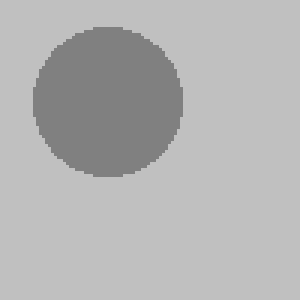
#> input picture asn1/images/test4.bmp, 100 x 100 px (shown 3 times larger)
$ jupyter execute Convolution.ipynb   (shell and % lines are left out)   (Python 2 division)   (older library calls are emulated)
#> lines starting #> are read from the running program, lines starting #| are printed output that depends on the picture; after the words box and inside, x2 and y2 are one past the last pixel; in counts of white or black regions, pixels touching at a corner belong together; long printed decimals are rounded
[cell 1]
import numpy as np
import matplotlib
import matplotlib.image as image
import matplotlib.pyplot as plt
from skimage import img_as_ubyte
from skimage.color import rgb2grey
                     # NOTE: all "magic" options for backend plotting are: inline, notebook, and "external" (default)
                     # see  http://ipython.readthedocs.io/en/stable/interactive/plotting.html for details

[cell 2]
from scipy import misc
#im = misc.face()     # a sample image in misc library
im=image.imread("images/test4.bmp") # another image (loaded from your file), uncomment one
#> im is the input picture: shape (100, 100, 4); mean R, G, B, A 179.5, 179.5, 179.5, 255
#im=rgb2grey(im)

plt.figure(1,figsize = (6, 4))
plt.imshow(im,cmap="gray")
plt.title("original image")
plt.show()

# Convolution (linear filtering)

[cell 3]
from scipy import ndimage, signal

mean_kernel = (1/9.) * np.array([[1.0, 1.0, 1.0, 1.0, 1.0],
                                 [1.0, 1.0, 1.0, 1.0, 1.0],
                                 [1.0, 1.0, 1.0, 1.0, 1.0],
                                 [1.0, 1.0, 1.0, 1.0, 1.0],
                                 [1.0, 1.0, 1.0, 1.0, 1.0]])

patch = im[100:200,200:350,0]
#> patch = empty array

im_mean_filtered = signal.convolve2d(patch, mean_kernel, boundary='symm', mode='same')
#> im_mean_filtered = empty array
im_gaus_filtered = ndimage.gaussian_filter(patch, sigma=1.7)
#> im_gaus_filtered = empty array

plt.figure(2,figsize = (12, 8))
plt.subplot(221)
plt.imshow(patch,cmap="gray")
plt.title("original image patch")
plt.subplot(223)
plt.imshow(im_mean_filtered,cmap="gray")
plt.title("mean (square) kernel 5x5")
plt.subplot(224)
plt.imshow(im_gaus_filtered,cmap="gray")
plt.title("Gaussian kernel for sigma=1.5")
plt.show()
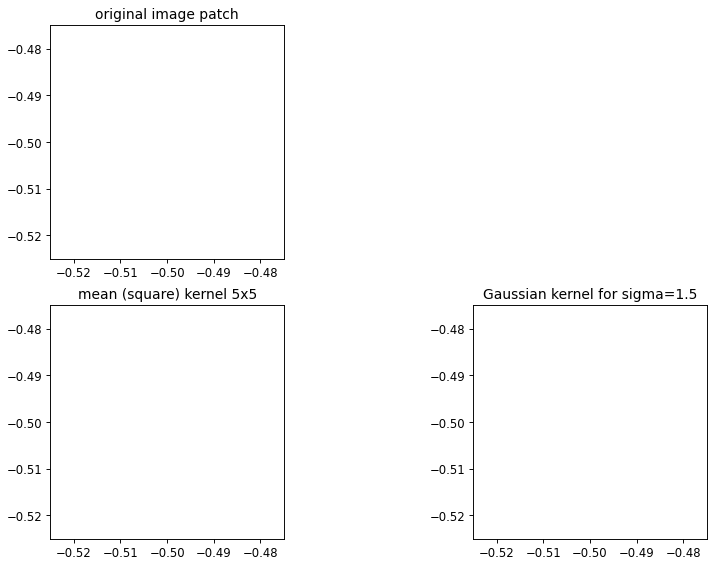
#> figure drawn by matplotlib, 3 panels

# Image gradients, Canny edge detection

[cell 4]
from scipy import ndimage, signal

dx = np.array([[ 0.0, 0.0, 0.0],
               [ 1.0, 0.0,-1.0],
               [ 0.0, 0.0, 0.0]])

dy = np.array([[ 0.0,-1.0, 0.0],
               [ 0.0, 0.0, 0.0],
               [ 0.0, 1.0, 0.0]])

im_blurred = ndimage.gaussian_filter(im[:,:,0], sigma=1)
im_dx = signal.convolve2d(im_blurred, dx, boundary='symm', mode='same')
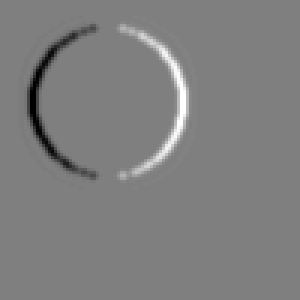
#> im_dx: shape (100, 100) float64 (shown 3 times larger); min -41, max 41, mean 0; drawn with min black and max white
im_dy = signal.convolve2d(im_blurred, dy, boundary='symm', mode='same')
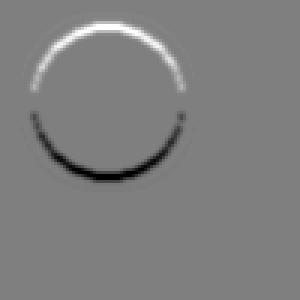
#> im_dy: shape (100, 100) float64 (shown 3 times larger); min -41, max 41, mean 0; drawn with min black and max white
grad = np.sqrt(im_dx**2 + im_dy**2)
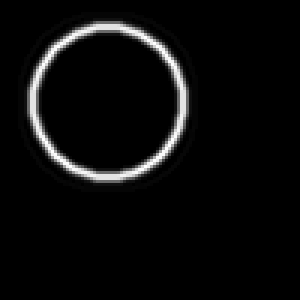
#> grad: shape (100, 100) float64 (shown 3 times larger); min 0, max 46.04, mean 2; drawn with min black and max white

from skimage import feature
can = feature.canny(im[:,:,0], 3.5)
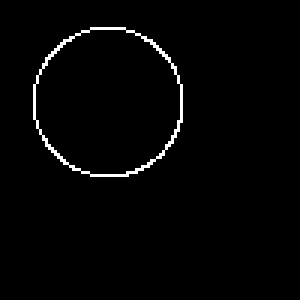
#> can: shape (100, 100) bool (shown 3 times larger); 1.8% white in thin lines or dots, all inside (x1, y1, x2, y2) = (11, 9, 61, 59)

[cell 5]
plt.figure(3,figsize = (12, 8))
plt.subplot(221)
plt.imshow(im_dx, cmap="gray")
plt.colorbar()
plt.subplot(222)
plt.imshow(im_dy,cmap="gray")
plt.colorbar()
plt.subplot(223)
plt.imshow(grad)
plt.colorbar()
plt.subplot(224)
plt.imshow(can,cmap="gray")
plt.colorbar()
plt.show()
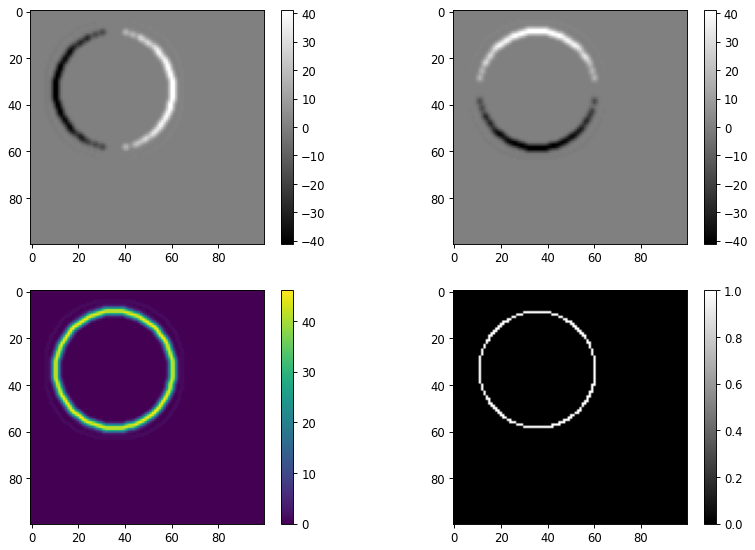
#> figure drawn by matplotlib, 8 panels

print grad[12,48]
#| 46.043

# Visualizing image gradients (vector field)

[cell 6]
from matplotlib.pyplot import cm

plot = plt.figure(4, figsize = (12,6),facecolor = '0.7')

y, x = np.mgrid[0:im_dx.shape[0],0:im_dx.shape[1]]

s = 25   # one vector per box of size s*s
plt.quiver(x[::s,::s], y[::s,::s], im_dx[::s, ::s], im_dy[::s, ::s],
           grad[::s,::s], cmap=cm.seismic,
           # color = 'b',   # to display vectors in blue only, uncomment this and comment the line above,
           width = 0.003)
plt.colorbar()
plt.imshow(im[:,:,0],cmap="gray")
plt.colorbar()
plt.show(plot)
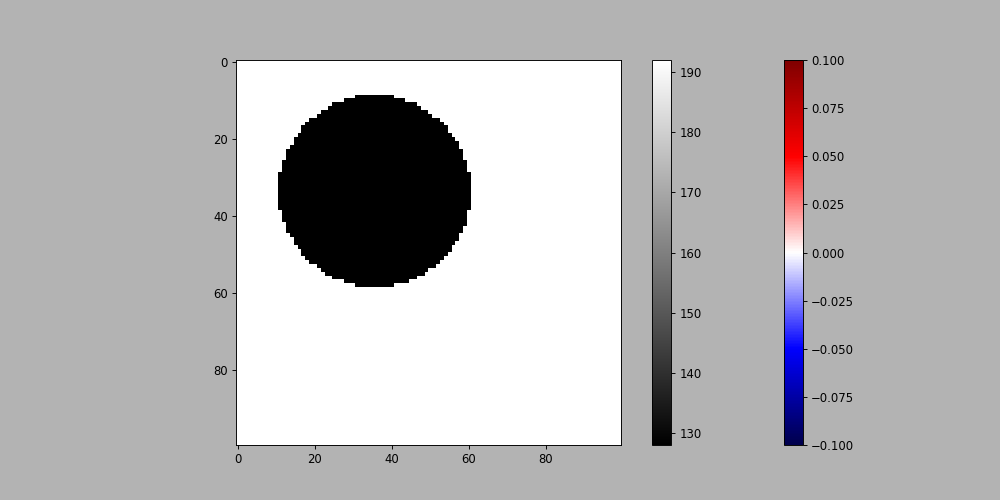
#> figure drawn by matplotlib, 3 panels

$ run again, with asn1/images/test3.bmp copied over asn1/images/test4.bmp
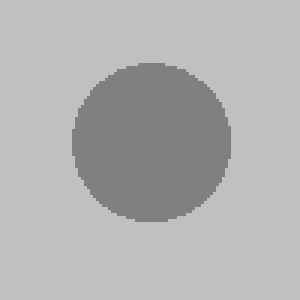
#> input picture asn1/images/test3.bmp, 100 x 100 px (shown 3 times larger)
#> im is the input picture: shape (100, 100, 4); mean R, G, B, A 177.9, 177.9, 177.9, 255
#> patch = empty array
#> `can = feature.canny(im[:,:,0], 3.5)`:
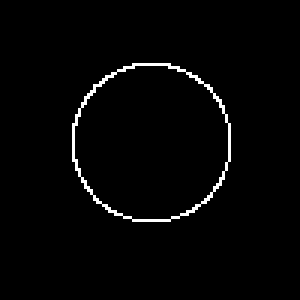
#> can: shape (100, 100) bool (shown 3 times larger); 1.9% white in thin lines or dots, all inside (x1, y1, x2, y2) = (24, 21, 77, 74)
#| 0.0
#> `plt.show(plot)`:
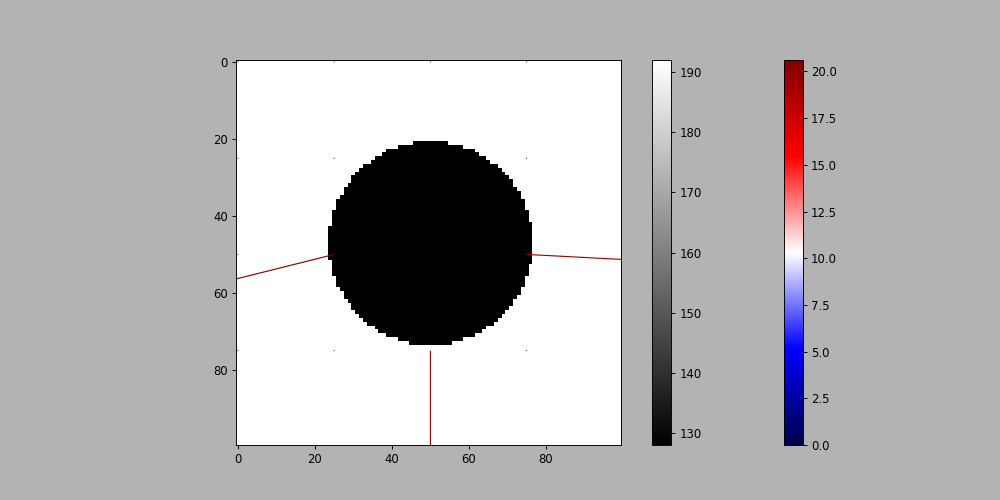
#> figure drawn by matplotlib, 3 panels
